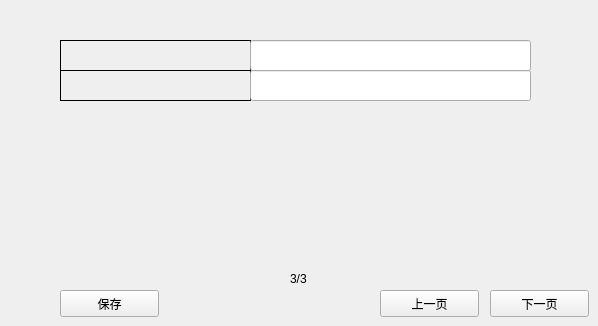
      <widget class="QWidget" name="page_14">
       <widget class="QLabel" name="label_112">
        <property name="geometry">
         <rect>
          <x>60</x>
          <y>70</y>
          <width>191</width>
          <height>31</height>
         </rect>
        </property>
        <property name="font">
         <font>
          <pointsize>9</pointsize>
         </font>
        </property>
        <property name="frameShape">
         <enum>QFrame::Panel</enum>
        </property>
        <property name="text">
         <string/>
        </property>
       </widget>
       <widget class="QLabel" name="label_113">
        <property name="geometry">
         <rect>
          <x>60</x>
          <y>40</y>
          <width>191</width>
          <height>31</height>
         </rect>
        </property>
        <property name="font">
         <font>
          <pointsize>9</pointsize>
         </font>
        </property>
        <property name="frameShape">
         <enum>QFrame::Panel</enum>
        </property>
        <property name="text">
         <string/>
        </property>
       </widget>
       <widget class="QLineEdit" name="lineEdit_74">
        <property name="geometry">
         <rect>
          <x>250</x>
          <y>40</y>
          <width>281</width>
          <height>31</height>
         </rect>
        </property>
        <property name="text">
         <string/>
        </property>
       </widget>
       <widget class="QLineEdit" name="lineEdit_75">
        <property name="geometry">
         <rect>
          <x>250</x>
          <y>70</y>
          <width>281</width>
          <height>31</height>
         </rect>
        </property>
       </widget>
       <widget class="QPushButton" name="pushButton_33">
        <property name="geometry">
         <rect>
          <x>380</x>
          <y>290</y>
          <width>99</width>
          <height>27</height>
         </rect>
        </property>
        <property name="text">
         <string>上一页</string>
        </property>
       </widget>
       <widget class="QPushButton" name="pushButton_34">
        <property name="geometry">
         <rect>
          <x>490</x>
          <y>290</y>
          <width>99</width>
          <height>27</height>
         </rect>
        </property>
        <property name="text">
         <string>下一页</string>
        </property>
       </widget>
       <widget class="QLabel" name="label_114">
        <property name="geometry">
         <rect>
          <x>290</x>
          <y>270</y>
          <width>31</width>
          <height>17</height>
         </rect>
        </property>
        <property name="text">
         <string>3/3</string>
        </property>
       </widget>
       <widget class="QPushButton" name="pushButton_35">
        <property name="geometry">
         <rect>
          <x>60</x>
          <y>290</y>
          <width>99</width>
          <height>27</height>
         </rect>
        </property>
        <property name="text">
         <string>保存</string>
        </property>
       </widget>
      </widget>
